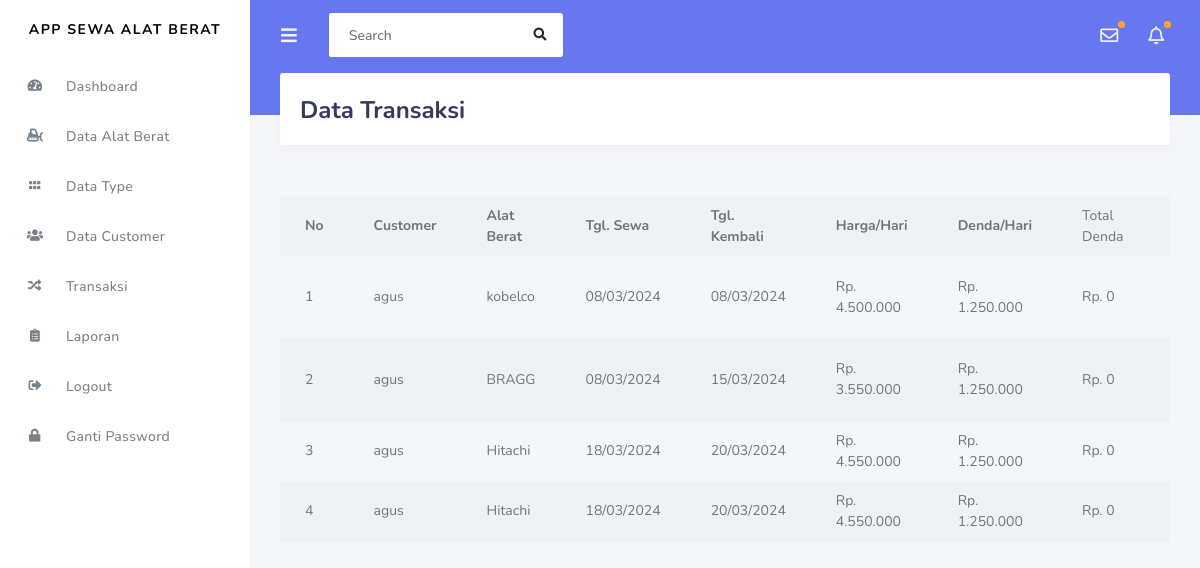
Screenshot of /index.php/admin/transaksi with the database file from the repository.
### tables this page shows
CREATE TABLE `transaksi` (
  `id_sewa` int NOT NULL,
  `id_customer` int NOT NULL,
  `id_alat_berat` int NOT NULL,
  `tanggal_sewa` date NOT NULL,
  `tanggal_kembali` date NOT NULL,
  `stok_sewa` int NOT NULL,
  `harga` varchar(120) NOT NULL,
  `denda` varchar(120) NOT NULL,
  `total_denda` varchar(120) NOT NULL,
  `tanggal_pengembalian` date NOT NULL,
  `status_pengembalian` varchar(50) DEFAULT NULL,
  `status_sewa` varchar(50) NOT NULL,
  `bukti_pembayaran` varchar(120) NOT NULL,
  `status_pembayaran` int NOT NULL
);

CREATE TABLE `customer` (
  `id_customer` int NOT NULL,
  `nama` varchar(120) NOT NULL,
  `username` varchar(120) NOT NULL,
  `alamat` varchar(120) NOT NULL,
  `gender` varchar(20) NOT NULL,
  `no_telpon` varchar(20) NOT NULL,
  `no_ktp` varchar(50) NOT NULL,
  `password` varchar(120) NOT NULL,
  `role_id` int NOT NULL
);

CREATE TABLE `alat_berat` (
  `id_alat_berat` int NOT NULL,
  `kode_type` varchar(120) NOT NULL,
  `merk` varchar(20) NOT NULL,
  `stok` int NOT NULL,
  `status` varchar(50) NOT NULL,
  `harga` int NOT NULL,
  `denda` int NOT NULL,
  `operator` int NOT NULL,
  `BBM` int NOT NULL,
  `gambar` varchar(255) NOT NULL
);

### application/controllers/admin/transaksi.php (called while the page is built, shortened)
<?php
class Transaksi extends CI_Controller{
	public function index()
	{
		$data['transaksi'] = $this->db->query("SELECT * FROM transaksi tr, alat_berat ab, customer cs WHERE tr.id_alat_berat=ab.id_alat_berat AND tr.id_customer=cs.id_customer")->result();
		$this->load->view('templates_admin/header');
        $this->load->view('templates_admin/sidebar');
        $this->load->view('admin/data_transaksi', $data);
        $this->load->view('templates_admin/footer');
	}
}

### index.php (called while the page is built, shortened)
<?php
require_once BASEPATH.'core/CodeIgniter.php';

### application/views/admin/data_transaksi.php (the view, shortened to what this page needs)
<div class="main-content">
	<section class="section">
		<div class="section-header">
			<h1>Data Transaksi</h1>
		</div>
		<span class="mt-2 p-2"><?php echo $this->session->flashdata('pesan') ?></span>
		<table class="table table-responsive table-bolder table-striped">
			<tr>
				<th>No</th>
				<th>Customer</th>
				<th>Alat Berat</th>
				<th>Tgl. Sewa</th>
				<th>Tgl. Kembali</th>
				<th>Harga/Hari</th>
				<th>Denda/Hari</th>
				<td>Total Denda</td>
				<th>Tgl. Dikembalikan</th>
			</tr>
			<?php $no=1;
			foreach($transaksi as $tr) : ?>
				<tr>
					<td><?php echo $no++ ?></td>
					<td><?php echo $tr->nama ?></td>
					<td><?php echo $tr->merk ?></td>
					<td><?php echo date('d/m/Y',strtotime($tr->tanggal_sewa));  ?></td>
					<td><?php echo date('d/m/Y',strtotime($tr->tanggal_kembali));  ?></td>
					<td>Rp. <?php echo number_format($tr->harga,0,',','.') ?></td>
					<td>Rp. <?php echo number_format($tr->denda,0,',','.') ?></td>
					<td>Rp. <?php echo number_format($tr->total_denda,0,',','.') ?></td>
					<td>
					</td>
				</tr>
			<?php endforeach; ?>
		</table>
	</section>
</div>

### rows the page displays
transaksi: id_customer.nama "agus", id_alat_berat.merk "kobelco", tanggal_sewa "08/03/2024", tanggal_kembali "08/03/2024", id_alat_berat.harga "4.500.000", id_alat_berat.denda "1.250.000", total_denda "0"
transaksi: id_customer.nama "agus", id_alat_berat.merk "BRAGG", tanggal_sewa "08/03/2024", tanggal_kembali "15/03/2024", id_alat_berat.harga "3.550.000", id_alat_berat.denda "1.250.000", total_denda "0"
transaksi: id_customer.nama "agus", id_alat_berat.merk "Hitachi", tanggal_sewa "18/03/2024", tanggal_kembali "20/03/2024", id_alat_berat.harga "4.550.000", id_alat_berat.denda "1.250.000", total_denda "0"
transaksi: id_customer.nama "agus", id_alat_berat.merk "Hitachi", tanggal_sewa "18/03/2024", tanggal_kembali "20/03/2024", id_alat_berat.harga "4.550.000", id_alat_berat.denda "1.250.000", total_denda "0"
